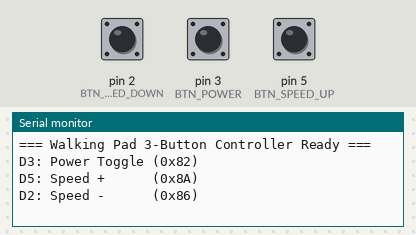
Recording of a sketch running on a simulated Arduino Uno, built with avr-gcc and run on an emulated ATmega328P. Parts: the last lines printed to the serial monitor. The inputs (shaded band) are chosen by the test bench; at power-on: pin 2 (BTN_SPEED_DOWN) HIGH, pin 3 (BTN_POWER) HIGH, pin 5 (BTN_SPEED_UP) HIGH.

Above: at 1.2 s.
1.3 s: pin 2 (BTN_SPEED_DOWN) pulled LOW for 0.15 s
At 2.4 s:
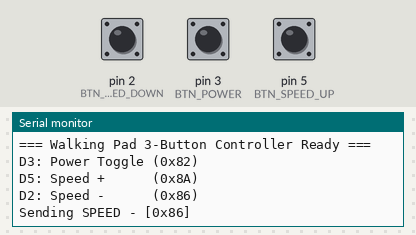
2.9 s: pin 3 (BTN_POWER) pulled LOW for 0.15 s
At 3.6 s:
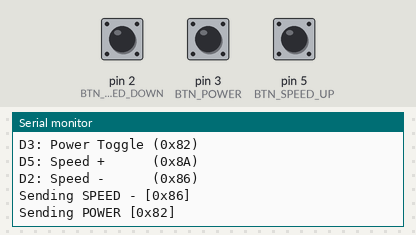
4.5 s: pin 5 (BTN_SPEED_UP) pulled LOW for 0.15 s
At 4.8 s:
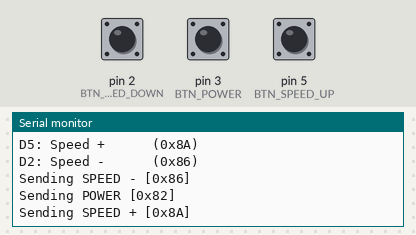

The sketch:

remote.ino
```cpp
// ============================================================
// Walking Pad Custom Remote - 3-Button Controller
// Address: 0x03
// Power:   0x82
// Speed +: 0x8A
// Speed -: 0x86
// ============================================================

#define IR_SEND_PIN 4
#include <IRremote.hpp>

// Button Pin Definitions
#define BTN_SPEED_DOWN 2
#define BTN_POWER      3
#define BTN_SPEED_UP   5

// Walking Pad IR Codes
const uint8_t TARGET_ADDRESS = 0x03;
const uint8_t CMD_POWER      = 0x82;
const uint8_t CMD_SPEED_UP   = 0x8A;
const uint8_t CMD_SPEED_DOWN = 0x86;

void setup() {
  Serial.begin(115200);

  // Configure buttons with internal pull-up resistors
  pinMode(BTN_POWER, INPUT_PULLUP);
  pinMode(BTN_SPEED_UP, INPUT_PULLUP);
  pinMode(BTN_SPEED_DOWN, INPUT_PULLUP);

  // Initialize the IR transmitter on D4
  IrSender.begin(IR_SEND_PIN);

  Serial.println(F("=== Walking Pad 3-Button Controller Ready ==="));
  Serial.println(F("D3: Power Toggle (0x82)"));
  Serial.println(F("D5: Speed +      (0x8A)"));
  Serial.println(F("D2: Speed -      (0x86)"));
}

void sendCommand(uint8_t command, const char* label) {
  Serial.print(F("Sending "));
  Serial.print(label);
  Serial.print(F(" [0x"));
  Serial.print(command, HEX);
  Serial.println(F("]"));

  // Send single frame without repeat pulse
  IrSender.sendNEC(TARGET_ADDRESS, command, 0);

  // Brief delay to prevent double-triggering
  delay(300);
}

void loop() {
  // Check Power Button (D3)
  if (digitalRead(BTN_POWER) == LOW) {
    sendCommand(CMD_POWER, "POWER");
    while (digitalRead(BTN_POWER) == LOW) { delay(10); } // Wait for release
  }

  // Check Speed Up Button (D5)
  if (digitalRead(BTN_SPEED_UP) == LOW) {
    sendCommand(CMD_SPEED_UP, "SPEED +");
    while (digitalRead(BTN_SPEED_UP) == LOW) { delay(10); } // Wait for release
  }

  // Check Speed Down Button (D2)
  if (digitalRead(BTN_SPEED_DOWN) == LOW) {
    sendCommand(CMD_SPEED_DOWN, "SPEED -");
    while (digitalRead(BTN_SPEED_DOWN) == LOW) { delay(10); } // Wait for release
  }
}
```

Measured:
- after the input at 1.3 s, the serial monitor: prints a new line at once (image 1)
- after the input at 2.9 s, the serial monitor: prints a new line at once (image 2)
- after the input at 4.5 s, the serial monitor: prints a new line at once (image 3)
